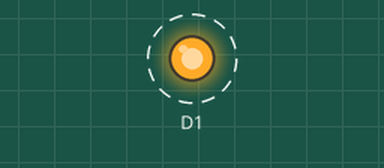
Simulated run of this sketch. Board: ESP8266 (NodeMCU). Shown: output pins drawn as LEDs (lit = HIGH). Dashed ring = blinking. What the sketch prints to the serial monitor is not drawn.

Above: at 0.5 s.
Timing chart, 0 to 4.6 s (numbered marks = the images above):
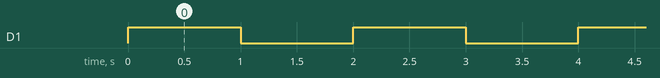

The sketch:

blink_led.ino
```cpp
void setup() {
  // Setando o pino D4 como pino da LED (saída)
  pinMode(D1, OUTPUT);
  // Iniciando a comunicação serial com velocidade de 115200
  Serial.begin(115200);

  Serial.println("Verificando o estado da led: ");
}

void loop() {
  // Piscando a LED
  digitalWrite(D1, HIGH);
  Serial.println("LED acessa");
  delay(1000);
  digitalWrite(D1, LOW);
  Serial.println("LED apagado");
  delay(1000);
}
```

Measured:
- by itself, D1: alternates HIGH for 1.0 s and LOW for 1.0 s
